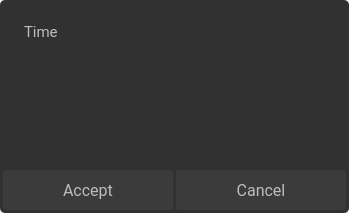
<?xml version="1.0" encoding="UTF-8"?>
<ui version="4.0">
 <class>TimeWindowClinical</class>
 <widget class="QDialog" name="TimeWindowClinical">
  <property name="geometry">
   <rect>
    <x>0</x>
    <y>0</y>
    <width>349</width>
    <height>213</height>
   </rect>
  </property>
  <property name="windowTitle">
   <string>Dialog</string>
  </property>
  <property name="styleSheet">
   <string notr="true"/>
  </property>
  <widget class="QPushButton" name="timeAccept">
   <property name="geometry">
    <rect>
     <x>3</x>
     <y>170</y>
     <width>170</width>
     <height>40</height>
    </rect>
   </property>
   <property name="font">
    <font>
     <family>Roboto</family>
     <pointsize>12</pointsize>
    </font>
   </property>
   <property name="focusPolicy">
    <enum>Qt::NoFocus</enum>
   </property>
   <property name="styleSheet">
    <string notr="true">QPushButton {
background-color:#3B3B3B;
color:#BDBDBD;
border:none;
border-radius:3px;
}
QPushButton:pressed {
background-color:#606060;
color:#BDBDBD;
border:none;
border-radius:3px;
}
</string>
   </property>
   <property name="text">
    <string>Accept</string>
   </property>
  </widget>
  <widget class="QPushButton" name="timeCancel">
   <property name="geometry">
    <rect>
     <x>176</x>
     <y>170</y>
     <width>170</width>
     <height>40</height>
    </rect>
   </property>
   <property name="font">
    <font>
     <family>Roboto</family>
     <pointsize>12</pointsize>
    </font>
   </property>
   <property name="focusPolicy">
    <enum>Qt::NoFocus</enum>
   </property>
   <property name="styleSheet">
    <string notr="true">QPushButton {
background-color:#3B3B3B;
color:#BDBDBD;
border:none;
border-radius:3px;
}
QPushButton:pressed {
background-color:#606060;
color:#BDBDBD;
border:none;
border-radius:3px;
}
</string>
   </property>
   <property name="text">
    <string>Cancel</string>
   </property>
  </widget>
  <widget class="QLabel" name="timeTitle">
   <property name="geometry">
    <rect>
     <x>24</x>
     <y>16</y>
     <width>161</width>
     <height>31</height>
    </rect>
   </property>
   <property name="font">
    <font>
     <family>Roboto</family>
     <pointsize>11</pointsize>
    </font>
   </property>
   <property name="styleSheet">
    <string notr="true">color:#BDBDBD</string>
   </property>
   <property name="text">
    <string>Time</string>
   </property>
  </widget>
  <widget class="QFrame" name="frame">
   <property name="geometry">
    <rect>
     <x>0</x>
     <y>0</y>
     <width>349</width>
     <height>213</height>
    </rect>
   </property>
   <property name="styleSheet">
    <string notr="true">background-color: rgb(49, 49, 49);
border: 1px;
border-radius: 5px;</string>
   </property>
   <property name="frameShape">
    <enum>QFrame::StyledPanel</enum>
   </property>
   <property name="frameShadow">
    <enum>QFrame::Raised</enum>
   </property>
  </widget>
  <widget class="QWidget" name="gridLayoutWidget">
   <property name="geometry">
    <rect>
     <x>40</x>
     <y>50</y>
     <width>271</width>
     <height>101</height>
    </rect>
   </property>
   <layout class="QGridLayout" name="timeLayout">
    <property name="spacing">
     <number>0</number>
    </property>
   </layout>
  </widget>
  <zorder>frame</zorder>
  <zorder>timeAccept</zorder>
  <zorder>timeCancel</zorder>
  <zorder>timeTitle</zorder>
  <zorder>gridLayoutWidget</zorder>
 </widget>
 <resources/>
 <connections/>
</ui>
